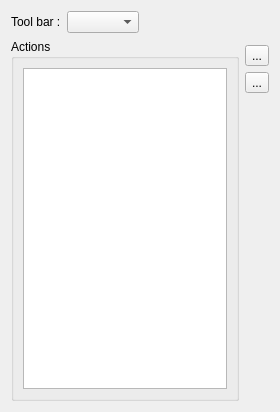
<?xml version="1.0" encoding="UTF-8"?>
<ui version="4.0">
 <class>ToolbarsWidgetForm</class>
 <widget class="QWidget" name="ToolbarsWidgetForm">
  <property name="geometry">
   <rect>
    <x>0</x>
    <y>0</y>
    <width>279</width>
    <height>404</height>
   </rect>
  </property>
  <property name="windowTitle">
   <string>Tool bars customization</string>
  </property>
  <layout class="QGridLayout" name="gridLayout_2">
   <item row="0" column="0">
    <layout class="QVBoxLayout" name="verticalLayout_2">
     <item>
      <layout class="QHBoxLayout" name="horizontalLayout">
       <item>
        <widget class="QLabel" name="label">
         <property name="text">
          <string>Tool bar :</string>
         </property>
        </widget>
       </item>
       <item>
        <widget class="QComboBox" name="m_toolbarsComboBox"/>
       </item>
       <item>
        <spacer name="horizontalSpacer">
         <property name="orientation">
          <enum>Qt::Horizontal</enum>
         </property>
         <property name="sizeHint" stdset="0">
          <size>
           <width>40</width>
           <height>20</height>
          </size>
         </property>
        </spacer>
       </item>
      </layout>
     </item>
     <item>
      <layout class="QHBoxLayout" name="horizontalLayout_2">
       <item>
        <widget class="QGroupBox" name="groupBox_2">
         <property name="title">
          <string>Actions</string>
         </property>
         <layout class="QGridLayout" name="gridLayout">
          <item row="0" column="0">
           <widget class="QListView" name="m_actionsListViewWidget">
            <property name="minimumSize">
             <size>
              <width>204</width>
              <height>321</height>
             </size>
            </property>
           </widget>
          </item>
         </layout>
        </widget>
       </item>
       <item>
        <layout class="QVBoxLayout" name="verticalLayout">
         <property name="leftMargin">
          <number>0</number>
         </property>
         <property name="topMargin">
          <number>6</number>
         </property>
         <item>
          <widget class="QToolButton" name="m_addToolButton">
           <property name="text">
            <string>...</string>
           </property>
          </widget>
         </item>
         <item>
          <widget class="QToolButton" name="m_removeToolButton">
           <property name="text">
            <string>...</string>
           </property>
          </widget>
         </item>
         <item>
          <spacer name="verticalSpacer">
           <property name="orientation">
            <enum>Qt::Vertical</enum>
           </property>
           <property name="sizeHint" stdset="0">
            <size>
             <width>20</width>
             <height>40</height>
            </size>
           </property>
          </spacer>
         </item>
        </layout>
       </item>
      </layout>
     </item>
    </layout>
   </item>
  </layout>
 </widget>
 <resources/>
 <connections/>
</ui>
